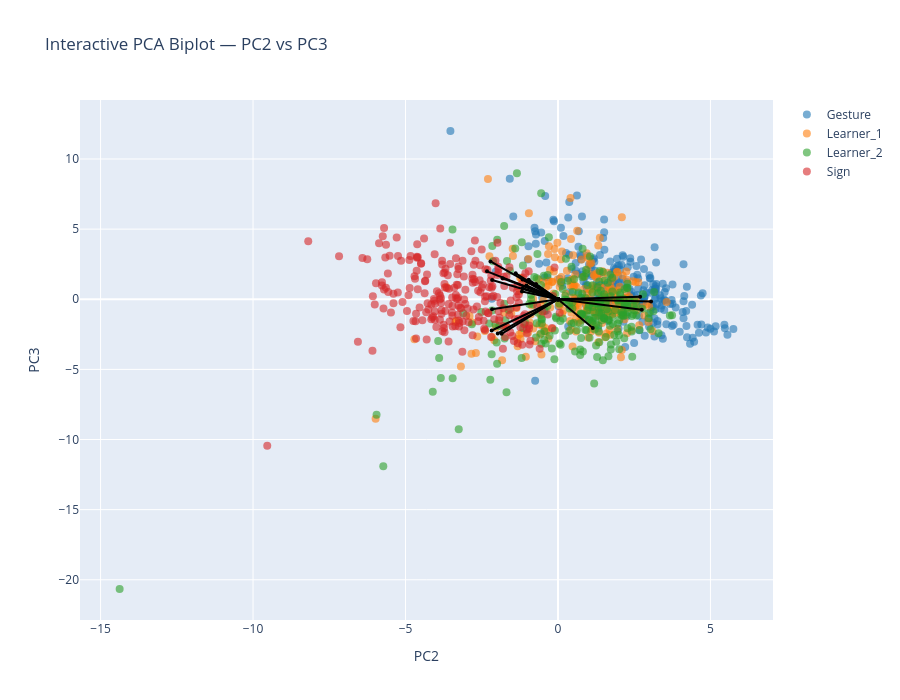

Here is the notebook cell this chart was saved with:
### Markdown cell above
## PC2-PC3

### Code cell
interactive_PCA_biplot(score=x_new_GS, 
                       coeff=loadings_GS, 
                       labels=feature_names, 
                       y=y, 
                       selected_vars=selected_vars, 
                       pc_x=2, 
                       pc_y=3,
                       concepts = concepts,
                       le=le,
                       show_labels=False)

### Figure 1 — Plotly figure (JSON) as saved in the notebook; plotly's stock layout.template omitted (floating-point values rounded to 4 significant figures; data arrays with more than 128 entries replaced by an {"elided": "..."} marker saying what was removed)
{"data": [{"hoverinfo": "text", "marker": {"color": "#1f77b4", "opacity": 0.6, "size": 8}, "mode": "markers", "name": "Gesture", "showlegend": true, "text": {"elided": "248 str values"}, "type": "scatter", "x": {"elided": "248 float values"}, "y": {"elided": "248 float values"}}, {"hoverinfo": "text", "marker": {"color": "#ff7f0e", "opacity": 0.6, "size": 8}, "mode": "markers", "name": "Learner_1", "showlegend": true, "text": {"elided": "244 str values"}, "type": "scatter", "x": {"elided": "244 float values"}, "y": {"elided": "244 float values"}}, {"hoverinfo": "text", "marker": {"color": "#2ca02c", "opacity": 0.6, "size": 8}, "mode": "markers", "name": "Learner_2", "showlegend": true, "text": {"elided": "240 str values"}, "type": "scatter", "x": {"elided": "240 float values"}, "y": {"elided": "240 float values"}}, {"hoverinfo": "text", "marker": {"color": "#d62728", "opacity": 0.6, "size": 8}, "mode": "markers", "name": "Sign", "showlegend": true, "text": {"elided": "239 str values"}, "type": "scatter", "x": {"elided": "239 float values"}, "y": {"elided": "239 float values"}}, {"hoverinfo": "text", "hovertext": "gross__magnitude__arm_speed_Gmean", "line": {"color": "black"}, "marker": {"size": 4}, "mode": "lines+markers", "showlegend": false, "textposition": "top center", "type": "scatter", "x": [0, -2.214], "y": [0, 2.696]}, {"hoverinfo": "text", "hovertext": "gross__variability__arm_speed_Gstd", "line": {"color": "black"}, "marker": {"size": 4}, "mode": "lines+markers", "showlegend": false, "textposition": "top center", "type": "scatter", "x": [0, -0.9605], "y": [0, 1.396]}, {"hoverinfo": "text", "hovertext": "gross__magnitude__arm_speed_peak_mean", "line": {"color": "black"}, "marker": {"size": 4}, "mode": "lines+markers", "showlegend": false, "textposition": "top center", "type": "scatter", "x": [0, -1.156], "y": [0, 1.408]}, {"hoverinfo": "text", "hovertext": "gross__rhythm__arm_speed_peak_rate", "line": {"color": "black"}, "marker": {"size": 4}, "mode": "lines+markers", "showlegend": false, "textposition": "top center", "type": "scatter", "x": [0, -1.386], "y": [0, 1.849]}, {"hoverinfo": "text", "hovertext": "gross__rhythm__arm_speed_mod_depth", "line": {"color": "black"}, "marker": {"size": 4}, "mode": "lines+markers", "showlegend": false, "textposition": "top center", "type": "scatter", "x": [0, -1.18], "y": [0, 0.551]}, {"hoverinfo": "text", "hovertext": "gross__magnitude__arm_acc_Gmean", "line": {"color": "black"}, "marker": {"size": 4}, "mode": "lines+markers", "showlegend": false, "textposition": "top center", "type": "scatter", "x": [0, -2.327], "y": [0, 1.99]}, {"hoverinfo": "text", "hovertext": "gross__variability__arm_acc_Gstd", "line": {"color": "black"}, "marker": {"size": 4}, "mode": "lines+markers", "showlegend": false, "textposition": "top center", "type": "scatter", "x": [0, -0.718], "y": [0, 1.085]}, {"hoverinfo": "text", "hovertext": "gross__magnitude__arm_acc_peak_mean", "line": {"color": "black"}, "marker": {"size": 4}, "mode": "lines+markers", "showlegend": false, "textposition": "top center", "type": "scatter", "x": [0, -1.034], "y": [0, 0.9898]}, {"hoverinfo": "text", "hovertext": "gross__rhythm__arm_acc_mod_depth", "line": {"color": "black"}, "marker": {"size": 4}, "mode": "lines+markers", "showlegend": false, "textposition": "top center", "type": "scatter", "x": [0, -1.158], "y": [0, 0.7817]}, {"hoverinfo": "text", "hovertext": "gross__rhythm__arm_speed_sampen", "line": {"color": "black"}, "marker": {"size": 4}, "mode": "lines+markers", "showlegend": false, "textposition": "top center", "type": "scatter", "x": [0, -1.815], "y": [0, 1.498]}, {"hoverinfo": "text", "hovertext": "gross__smoothness__arm_intermittency", "line": {"color": "black"}, "marker": {"size": 4}, "mode": "lines+markers", "showlegend": false, "textposition": "top center", "type": "scatter", "x": [0, 2.694], "y": [0, 0.1832]}, {"hoverinfo": "text", "hovertext": "gross__rhythm__clip_dur_s_totalarm", "line": {"color": "black"}, "marker": {"size": 4}, "mode": "lines+markers", "showlegend": false, "textposition": "top center", "type": "scatter", "x": [0, 3.053], "y": [0, -0.1525]}, {"hoverinfo": "text", "hovertext": "gross__rhythm__band1_coverage_totalarm", "line": {"color": "black"}, "marker": {"size": 4}, "mode": "lines+markers", "showlegend": false, "textposition": "top center", "type": "scatter", "x": [0, 2.748], "y": [0, -0.7423]}, {"hoverinfo": "text", "hovertext": "gross__rhythm__band1_band_power_totalarm", "line": {"color": "black"}, "marker": {"size": 4}, "mode": "lines+markers", "showlegend": false, "textposition": "top center", "type": "scatter", "x": [0, 1.141], "y": [0, -2.052]}, {"hoverinfo": "text", "hovertext": "gross__rhythm__band1_centroid_totalarm", "line": {"color": "black"}, "marker": {"size": 4}, "mode": "lines+markers", "showlegend": false, "textposition": "top center", "type": "scatter", "x": [0, -2.16], "y": [0, 1.368]}, {"hoverinfo": "text", "hovertext": "fine__handshape__fingertip_spread_mean", "line": {"color": "black"}, "marker": {"size": 4}, "mode": "lines+markers", "showlegend": false, "textposition": "top center", "type": "scatter", "x": [0, -2.173], "y": [0, -2.227]}, {"hoverinfo": "text", "hovertext": "fine__variability__fingertip_spread_std", "line": {"color": "black"}, "marker": {"size": 4}, "mode": "lines+markers", "showlegend": false, "textposition": "top center", "type": "scatter", "x": [0, -1.848], "y": [0, -2.462]}, {"hoverinfo": "text", "hovertext": "fine__handshape__thumb_index_mean", "line": {"color": "black"}, "marker": {"size": 4}, "mode": "lines+markers", "showlegend": false, "textposition": "top center", "type": "scatter", "x": [0, -1.974], "y": [0, -2.439]}, {"hoverinfo": "text", "hovertext": "fine__magnitude__flexion_speed_mean", "line": {"color": "black"}, "marker": {"size": 4}, "mode": "lines+markers", "showlegend": false, "textposition": "top center", "type": "scatter", "x": [0, -2.161], "y": [0, -0.7063]}], "layout": {"height": 700, "hovermode": "closest", "title": {"text": "Interactive PCA Biplot — PC2 vs PC3"}, "width": 900, "xaxis": {"title": {"text": "PC2"}}, "yaxis": {"title": {"text": "PC3"}}}}
